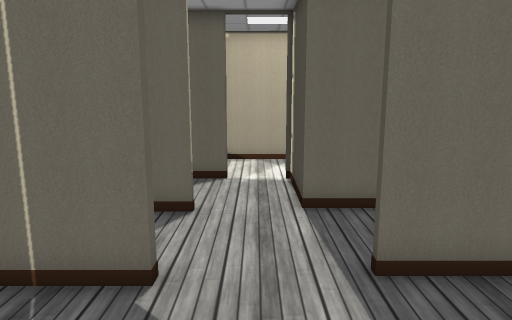
View 1 (above)

24 first-person views from a walk through a scene from a Unity 3-D project. The camera is 1.4 m above the floor, tilts 10° down and sees 70° across. The floor is counted in squares, 0.5 m on a side. Each view is taken from the middle of a square. On the plan, view 1 faces up. The plan holds only what a view shows up to about 20 squares ahead; the rest is blank. The place goes on beyond the plan. Some animated figures are left out. Door leaves are left out, so doorways stand open. Some surface patterns are stand-ins.

View 2
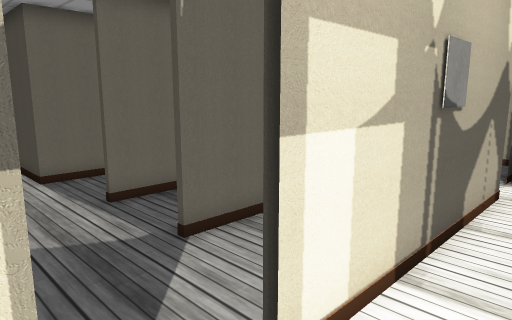

View 3
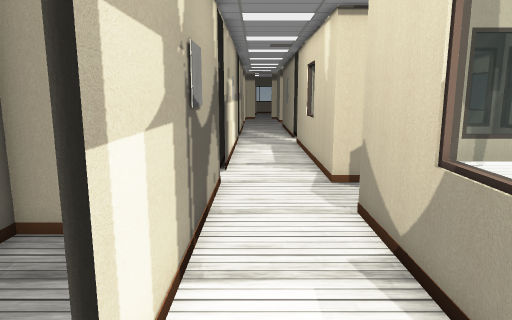

View 4
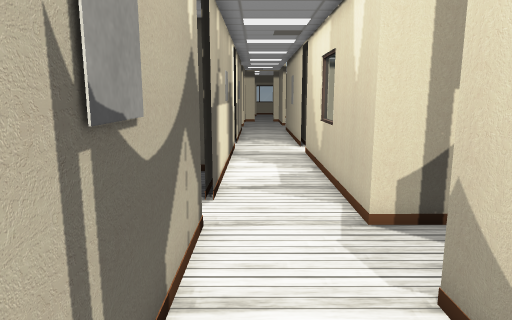

View 5
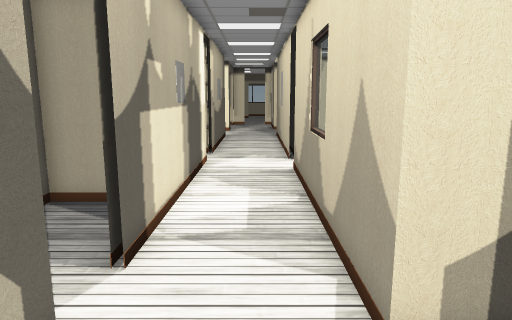

View 6
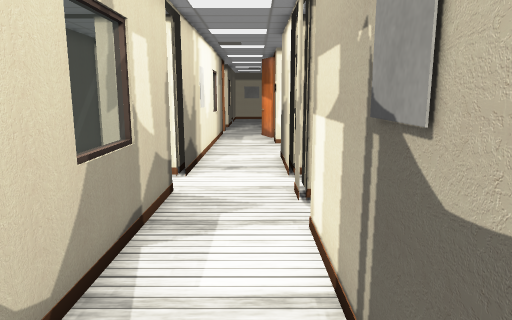

View 7
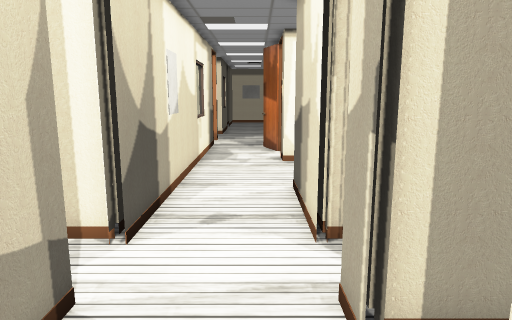

View 8
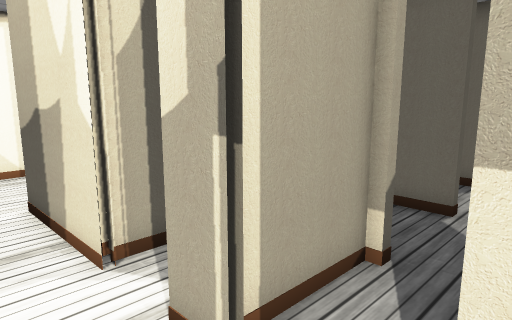

View 9
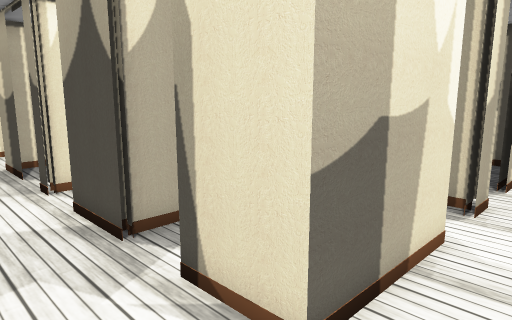

View 10
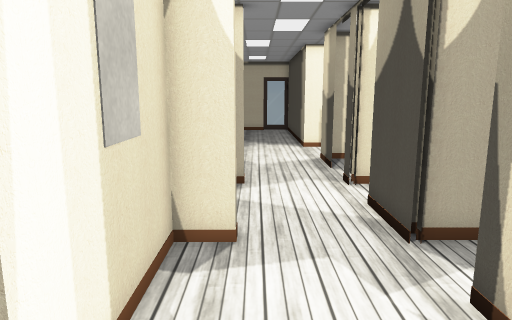

View 11
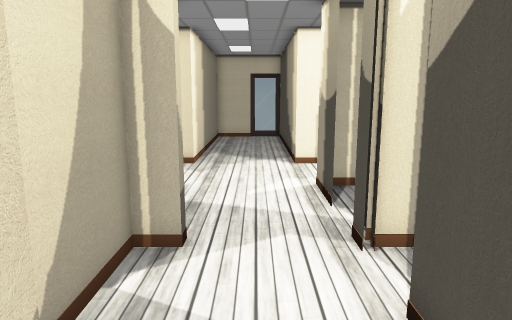

View 12
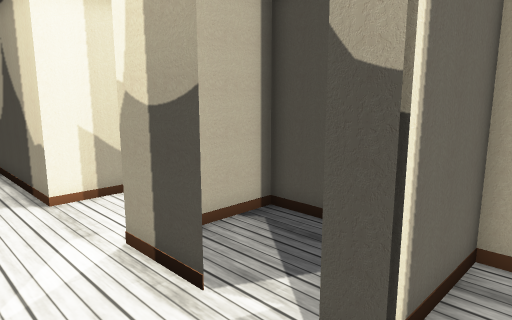

View 13
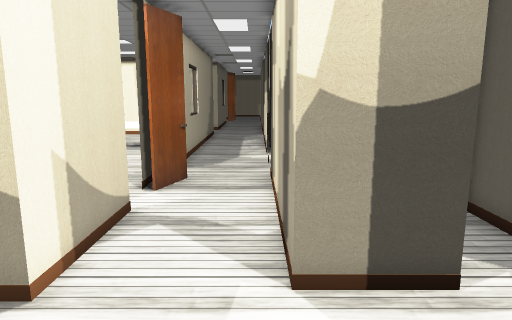

View 14
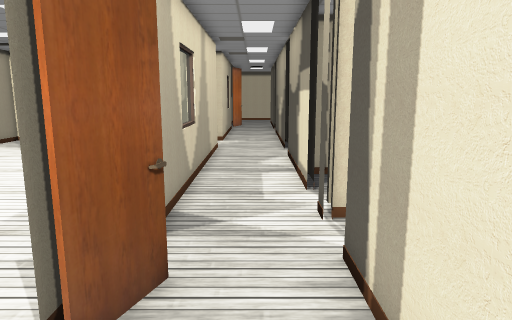

View 15
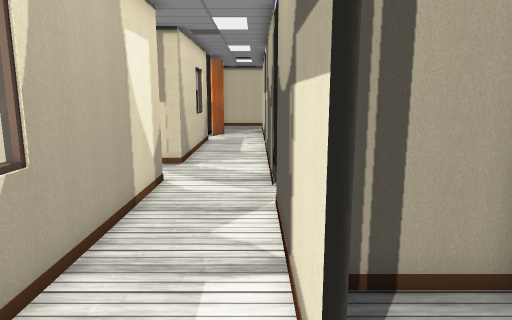

View 16
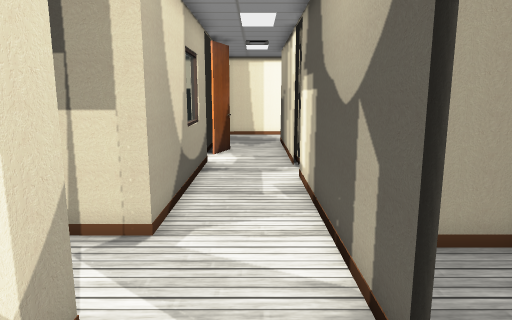

View 17
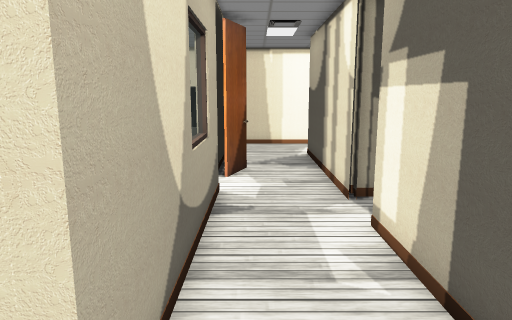

View 18
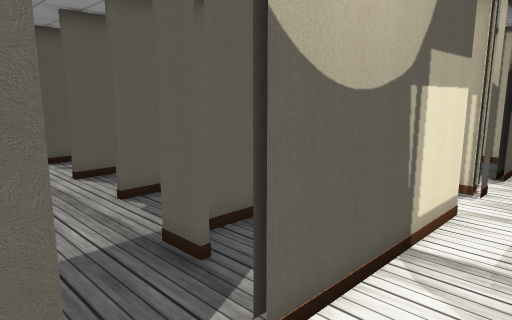

View 19
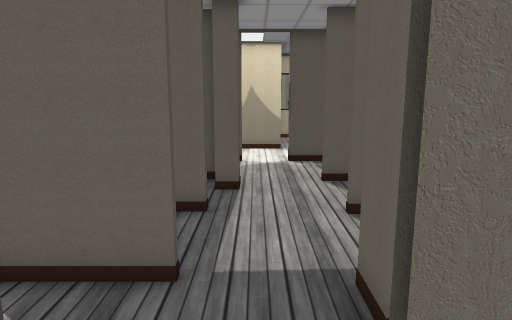

View 20
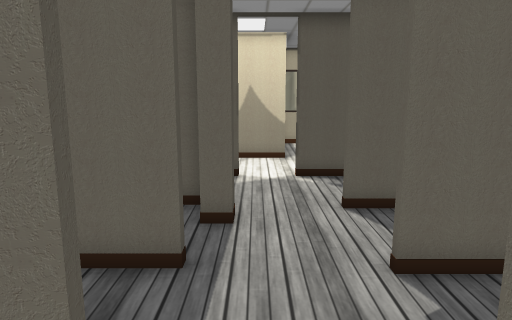

View 21
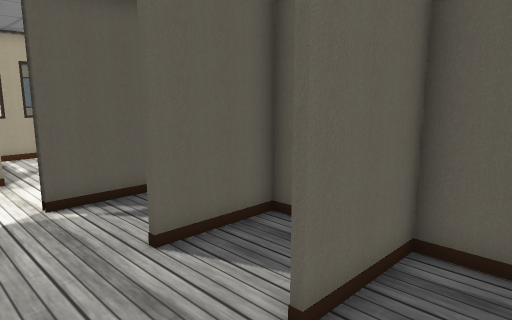

View 22
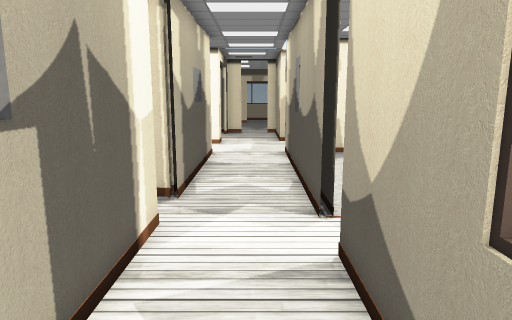

View 23
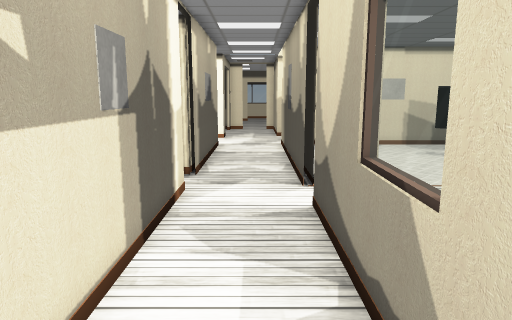

View 24
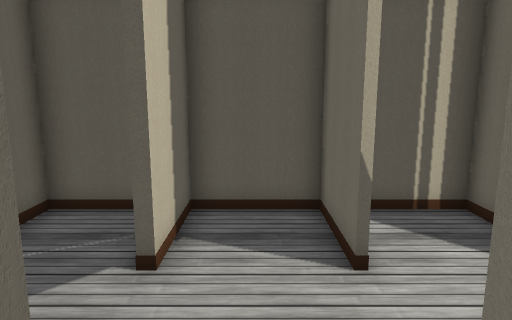

### Floor plan
Key: @ floor where view 1 was taken; # wall or solid block; . floor; D open door; = window, fence, low wall or low ledge; O other object.
Columns run from 14 left of view 1 to 32 right of it. Each row starts with its distance up from view 1.
 19  ....#       ......O
 18 #....#      .....          #  #
 17 #....#    ....             #..#
 16 #....####DD#######==########..#####==##DD####
 15 ...............................................
 14 ...............................................
 13 ...............................................
 12  ....########DDDDD#######DD#########DD#########
 11  ....#...#.....#   .#  ...... #
 10  ....D...#.....#   .# .#..... #
  9  ....D...####..###  ####...####
  8  #...D####........     ....
  7  #...D#  #....... .# .......
  6  #...D   #......#  ####......
  5  #...#   ####...###  ##....##
  4  #...#   #........   ......
  3 ##...##  #........ # .....#.
  2 #....D.  ####...#######...#####
  1 #....D   #  #......#  ....... #
  0 #....#   #  #.@....#  ....... #
 -1 #....#   #..#......# ........ #      .#
 -2 #....#####DD#DD#########DD##########DD########.
 -3 ...............................................
 -4 ...............................................
 -5 =#######DDDD#  ==    ...  ###=###DDDD##########
 -6         #DDD##########..## ##### #DD##

Positions as (right, up) in squares from view 1, and headings:
1: (0, 0), facing up
2: (-2, -4), facing up-right
3: (-2, -3), facing right
4: (2, -3), facing right
5: (6, -4), facing right
6: (8, -3), facing left
7: (2, -3), facing left
8: (1, -4), facing up-left
9: (-12, -4), facing up-right
10: (-12, -4), facing up
11: (-11, 1), facing up
12: (-12, 6), facing up-right
13: (-14, 13), facing right
14: (-7, 14), facing right
15: (1, 13), facing right
16: (9, 14), facing right
17: (14, 15), facing right
18: (13, 15), facing down-left
19: (11, 14), facing down
20: (11, 11), facing down
21: (12, 8), facing down-left
22: (14, -4), facing right
23: (11, -4), facing right
24: (4, 7), facing left
